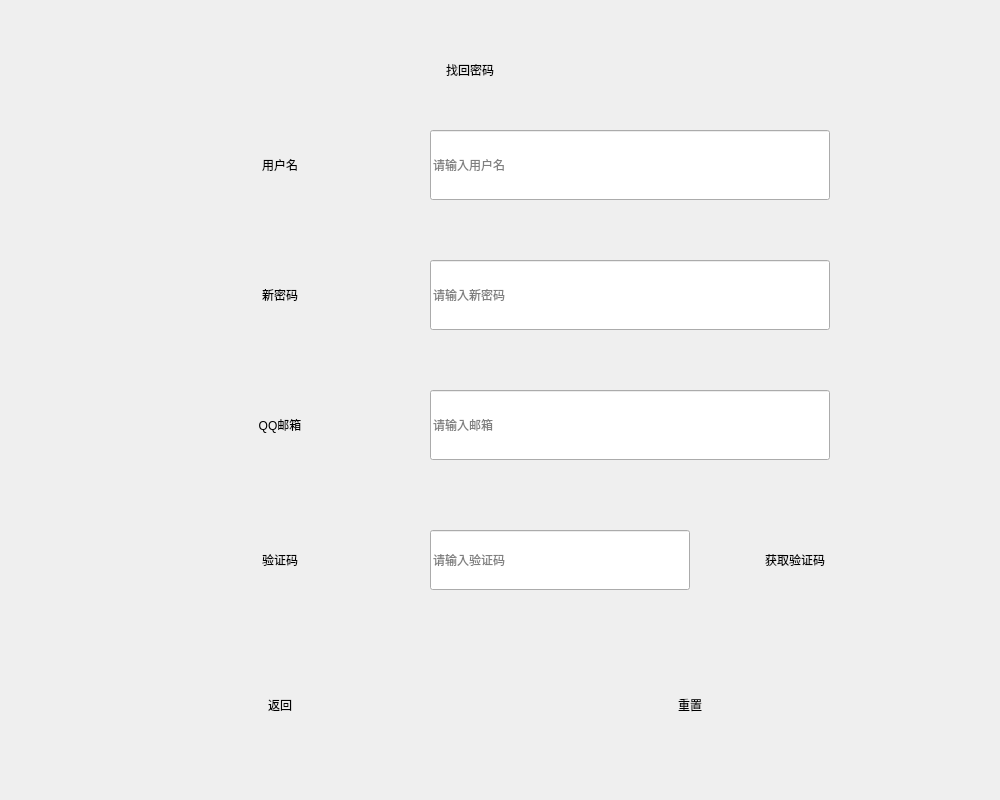
<?xml version="1.0" encoding="UTF-8"?>
<ui version="4.0">
 <class>Find</class>
 <widget class="QDialog" name="Find">
  <property name="geometry">
   <rect>
    <x>0</x>
    <y>0</y>
    <width>1000</width>
    <height>800</height>
   </rect>
  </property>
  <property name="windowTitle">
   <string>Dialog</string>
  </property>
  <property name="styleSheet">
   <string notr="true">QDialog#Find
{
	border-image: url(:/new/prefix1/background.jpg);
}
QDialog#Find QPushButton
{
	border-image: url(:/new/prefix1/background.jpg);
	border-radius:8px;
}
QDialog#Find QPushButton:hover
{
	
	border-image: url(:/new/prefix1/backgroundp.jpg);
}</string>
  </property>
  <widget class="QLabel" name="label_find">
   <property name="geometry">
    <rect>
     <x>370</x>
     <y>40</y>
     <width>200</width>
     <height>60</height>
    </rect>
   </property>
   <property name="styleSheet">
    <string notr="true">font: 75 11pt &quot;微软雅黑&quot;;</string>
   </property>
   <property name="text">
    <string>找回密码</string>
   </property>
   <property name="alignment">
    <set>Qt::AlignCenter</set>
   </property>
  </widget>
  <widget class="QLabel" name="label_user">
   <property name="geometry">
    <rect>
     <x>180</x>
     <y>135</y>
     <width>200</width>
     <height>60</height>
    </rect>
   </property>
   <property name="styleSheet">
    <string notr="true">font: 10pt &quot;Agency FB&quot;;</string>
   </property>
   <property name="text">
    <string>用户名</string>
   </property>
   <property name="alignment">
    <set>Qt::AlignCenter</set>
   </property>
  </widget>
  <widget class="QLabel" name="label_new">
   <property name="geometry">
    <rect>
     <x>180</x>
     <y>265</y>
     <width>200</width>
     <height>60</height>
    </rect>
   </property>
   <property name="styleSheet">
    <string notr="true">font: 10pt &quot;Agency FB&quot;;</string>
   </property>
   <property name="text">
    <string>新密码</string>
   </property>
   <property name="alignment">
    <set>Qt::AlignCenter</set>
   </property>
  </widget>
  <widget class="QLabel" name="label_mail">
   <property name="geometry">
    <rect>
     <x>180</x>
     <y>395</y>
     <width>200</width>
     <height>60</height>
    </rect>
   </property>
   <property name="styleSheet">
    <string notr="true">font: 10pt &quot;Agency FB&quot;;</string>
   </property>
   <property name="text">
    <string>QQ邮箱</string>
   </property>
   <property name="alignment">
    <set>Qt::AlignCenter</set>
   </property>
  </widget>
  <widget class="QLabel" name="label_icode">
   <property name="geometry">
    <rect>
     <x>180</x>
     <y>530</y>
     <width>200</width>
     <height>60</height>
    </rect>
   </property>
   <property name="styleSheet">
    <string notr="true">font: 10pt &quot;Agency FB&quot;;</string>
   </property>
   <property name="text">
    <string>验证码</string>
   </property>
   <property name="alignment">
    <set>Qt::AlignCenter</set>
   </property>
  </widget>
  <widget class="QPushButton" name="pushButton_return">
   <property name="geometry">
    <rect>
     <x>180</x>
     <y>670</y>
     <width>200</width>
     <height>70</height>
    </rect>
   </property>
   <property name="text">
    <string>返回</string>
   </property>
  </widget>
  <widget class="QPushButton" name="pushButton_change">
   <property name="geometry">
    <rect>
     <x>590</x>
     <y>670</y>
     <width>200</width>
     <height>70</height>
    </rect>
   </property>
   <property name="text">
    <string>重置</string>
   </property>
  </widget>
  <widget class="QLineEdit" name="lineEdit_user">
   <property name="geometry">
    <rect>
     <x>430</x>
     <y>130</y>
     <width>400</width>
     <height>70</height>
    </rect>
   </property>
   <property name="styleSheet">
    <string notr="true">border-image: url(:/new/prefix1/background.jpg);</string>
   </property>
   <property name="placeholderText">
    <string>请输入用户名</string>
   </property>
  </widget>
  <widget class="QLineEdit" name="lineEdit_new">
   <property name="geometry">
    <rect>
     <x>430</x>
     <y>260</y>
     <width>400</width>
     <height>70</height>
    </rect>
   </property>
   <property name="styleSheet">
    <string notr="true">border-image: url(:/new/prefix1/background.jpg);</string>
   </property>
   <property name="echoMode">
    <enum>QLineEdit::Password</enum>
   </property>
   <property name="placeholderText">
    <string>请输入新密码</string>
   </property>
  </widget>
  <widget class="QLineEdit" name="lineEdit_mail">
   <property name="geometry">
    <rect>
     <x>430</x>
     <y>390</y>
     <width>400</width>
     <height>70</height>
    </rect>
   </property>
   <property name="styleSheet">
    <string notr="true">border-image: url(:/new/prefix1/background.jpg);</string>
   </property>
   <property name="placeholderText">
    <string>请输入邮箱</string>
   </property>
  </widget>
  <widget class="QLineEdit" name="lineEdit_icode">
   <property name="geometry">
    <rect>
     <x>430</x>
     <y>530</y>
     <width>260</width>
     <height>60</height>
    </rect>
   </property>
   <property name="styleSheet">
    <string notr="true">border-image: url(:/new/prefix1/background.jpg);</string>
   </property>
   <property name="placeholderText">
    <string>请输入验证码</string>
   </property>
  </widget>
  <widget class="QPushButton" name="pushButton_geticode">
   <property name="geometry">
    <rect>
     <x>720</x>
     <y>530</y>
     <width>150</width>
     <height>60</height>
    </rect>
   </property>
   <property name="text">
    <string>获取验证码</string>
   </property>
  </widget>
 </widget>
 <resources/>
 <connections/>
</ui>
